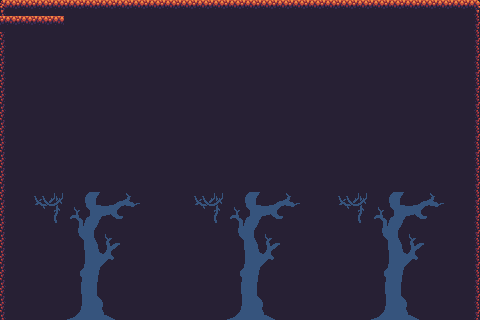

A level layout from a 2D game, rendered from its tile map. Below: a short description, then the map file with its tile-grid data intact:
An orthogonal 30x20 tile map with 16x16 px tiles, 3 tile layers (Background, background2, floor), 2 tilesets and 2 objects (Col, Player).

<map version="1.10" tiledversion="1.11.2" orientation="orthogonal" renderorder="right-down" width="30" height="20" tilewidth="16" tileheight="16" infinite="0" nextlayerid="7" nextobjectid="3">
 <tileset firstgid="1" source="world_tileset.tsx" />
 <tileset firstgid="257" source="sheet1.tsx" />
 <layer id="1" name="Background" width="30" height="20">
  <data encoding="csv">
285,285,285,285,285,285,285,285,285,285,285,285,285,285,285,285,285,285,285,285,285,285,285,285,285,285,285,285,285,285,
285,285,285,285,285,285,285,285,285,285,285,285,285,285,285,285,285,285,285,285,285,285,285,285,285,285,285,285,285,285,
285,285,285,285,285,285,285,285,285,285,285,285,285,285,285,285,285,285,285,285,285,285,285,285,285,285,285,285,285,285,
285,285,285,285,285,285,285,285,285,285,285,285,285,285,285,285,285,285,285,285,285,285,285,285,285,285,285,285,285,285,
285,285,285,285,285,285,285,285,285,285,285,285,285,285,285,285,285,285,285,285,285,285,285,285,285,285,285,285,285,285,
285,285,285,285,285,285,285,285,285,285,285,285,285,285,285,285,285,285,285,285,285,285,285,285,285,285,285,285,285,285,
285,285,285,285,285,285,285,285,285,285,285,285,285,285,285,285,285,285,285,285,285,285,285,285,285,285,285,285,285,285,
285,285,285,285,285,285,285,285,285,285,285,285,285,285,285,285,285,285,285,285,285,285,285,285,285,285,285,285,285,285,
285,285,285,285,285,285,285,285,285,285,285,285,285,285,285,285,285,285,285,285,285,285,285,285,285,285,285,285,285,285,
285,285,285,285,285,285,285,285,285,285,285,285,285,285,285,285,285,285,285,285,285,285,285,285,285,285,285,285,285,285,
285,285,285,285,285,285,285,285,285,285,285,285,285,285,285,285,285,285,285,285,285,285,285,285,285,285,285,285,285,285,
285,285,285,285,285,285,285,285,285,285,285,285,285,285,285,285,285,285,285,285,285,285,285,285,285,285,285,285,285,285,
285,285,285,285,285,285,285,285,285,285,285,285,285,285,285,285,285,285,285,285,285,285,285,285,285,285,285,285,285,285,
285,285,285,285,285,285,285,285,285,285,285,285,285,285,285,285,285,285,285,285,285,285,285,285,285,285,285,285,285,285,
285,285,285,285,285,285,285,285,285,285,285,285,285,285,285,285,285,285,285,285,285,285,285,285,285,285,285,285,285,285,
285,285,285,285,285,285,285,285,285,285,285,285,285,285,285,285,285,285,285,285,285,285,285,285,285,285,285,285,285,285,
285,285,285,285,285,285,285,285,285,285,285,285,285,285,285,285,285,285,285,285,285,285,285,285,285,285,285,285,285,285,
285,285,285,285,285,285,285,285,285,285,285,285,285,285,285,285,285,285,285,285,285,285,285,285,285,285,285,285,285,285,
285,285,285,285,285,285,285,285,285,285,285,285,285,285,285,285,285,285,285,285,285,285,285,285,285,285,285,285,285,285,
285,285,285,285,285,285,285,285,285,285,285,285,285,285,285,285,285,285,285,285,285,285,285,285,285,285,285,285,285,285
</data>
 </layer>
 <layer id="2" name="background2" width="30" height="20">
  <data encoding="csv">
267,268,268,268,268,268,268,268,268,268,268,268,268,268,268,268,268,268,268,268,268,268,268,268,268,268,268,268,268,269,
284,0,0,0,0,0,0,0,0,0,0,0,0,0,0,0,0,0,0,0,0,0,0,0,0,0,0,0,0,286,
284,0,0,0,0,0,0,0,0,0,0,0,0,0,0,0,0,0,0,0,0,0,0,0,0,0,0,0,0,286,
284,0,0,0,0,0,0,0,0,0,0,0,0,0,0,0,0,0,0,0,0,0,0,0,0,0,0,0,0,286,
284,0,0,0,0,0,0,0,0,0,0,0,0,0,0,0,0,0,0,0,0,0,0,0,0,0,0,0,0,286,
284,0,0,0,0,0,0,0,0,0,0,0,0,0,0,0,0,0,0,0,0,0,0,0,0,0,0,0,0,286,
284,0,0,0,0,0,0,0,0,0,0,0,0,0,0,0,0,0,0,0,0,0,0,0,0,0,0,0,0,286,
284,0,0,0,0,0,0,0,0,0,0,0,0,0,0,0,0,0,0,0,0,0,0,0,0,0,0,0,0,286,
284,0,0,0,0,0,0,0,0,0,0,0,0,0,0,0,0,0,0,0,0,0,0,0,0,0,0,0,0,286,
284,0,0,0,0,0,0,0,0,0,0,0,0,0,0,0,0,0,0,0,0,0,0,0,0,0,0,0,0,286,
284,0,0,0,0,0,0,0,0,0,0,0,0,0,0,0,0,0,0,0,0,0,0,0,0,0,0,0,0,286,
284,0,0,0,0,0,0,0,0,0,0,0,0,0,0,0,0,0,0,0,0,0,0,0,0,0,0,0,0,286,
284,0,257,258,259,260,261,262,263,0,0,0,257,258,259,260,261,262,263,0,0,257,258,259,260,261,262,263,0,286,
284,0,274,275,276,277,278,279,280,0,0,0,274,275,276,277,278,279,280,0,0,274,275,276,277,278,279,280,0,286,
284,0,291,292,293,294,295,296,297,0,0,0,291,292,293,294,295,296,297,0,0,291,292,293,294,295,296,297,0,286,
284,0,308,309,310,311,312,313,314,0,0,0,308,309,310,311,312,313,314,0,0,308,309,310,311,312,313,314,0,286,
284,0,325,326,327,328,329,330,331,0,0,0,325,326,327,328,329,330,331,0,0,325,326,327,328,329,330,331,0,286,
284,0,342,343,344,345,346,347,348,0,0,0,342,343,344,345,346,347,348,0,0,342,343,344,345,346,347,348,0,286,
284,0,359,360,361,362,363,364,365,0,0,0,359,360,361,362,363,364,365,0,0,359,360,361,362,363,364,365,0,286,
284,0,376,377,378,379,380,381,382,0,0,0,376,377,378,379,380,381,382,0,0,376,377,378,379,380,381,382,0,286
</data>
 </layer>
 <layer id="4" name="floor" width="30" height="20">
  <data encoding="csv">
0,0,0,0,0,0,0,0,0,0,0,0,0,0,0,0,0,0,0,0,0,0,0,0,0,0,0,0,0,0,
268,268,268,268,0,0,0,0,0,0,0,0,0,0,0,0,0,0,0,0,0,0,0,0,0,0,0,0,0,0,
0,0,0,0,0,0,0,0,0,0,0,0,0,0,0,0,0,0,0,0,0,0,0,0,0,0,0,0,0,0,
0,0,0,0,0,0,0,0,0,0,0,0,0,0,0,0,0,0,0,0,0,0,0,0,0,0,0,0,0,0,
0,0,0,0,0,0,0,0,0,0,0,0,0,0,0,0,0,0,0,0,0,0,0,0,0,0,0,0,0,0,
0,0,0,0,0,0,0,0,0,0,0,0,0,0,0,0,0,0,0,0,0,0,0,0,0,0,0,0,0,0,
0,0,0,0,0,0,0,0,0,0,0,0,0,0,0,0,0,0,0,0,0,0,0,0,0,0,0,0,0,0,
0,0,0,0,0,0,0,0,0,0,0,0,0,0,0,0,0,0,0,0,0,0,0,0,0,0,0,0,0,0,
0,0,0,0,0,0,0,0,0,0,0,0,0,0,0,0,0,0,0,0,0,0,0,0,0,0,0,0,0,0,
0,0,0,0,0,0,0,0,0,0,0,0,0,0,0,0,0,0,0,0,0,0,0,0,0,0,0,0,0,0,
0,0,0,0,0,0,0,0,0,0,0,0,0,0,0,0,0,0,0,0,0,0,0,0,0,0,0,0,0,0,
0,0,0,0,0,0,0,0,0,0,0,0,0,0,0,0,0,0,0,0,0,0,0,0,0,0,0,0,0,0,
0,0,0,0,0,0,0,0,0,0,0,0,0,0,0,0,0,0,0,0,0,0,0,0,0,0,0,0,0,0,
0,0,0,0,0,0,0,0,0,0,0,0,0,0,0,0,0,0,0,0,0,0,0,0,0,0,0,0,0,0,
0,0,0,0,0,0,0,0,0,0,0,0,0,0,0,0,0,0,0,0,0,0,0,0,0,0,0,0,0,0,
0,0,0,0,0,0,0,0,0,0,0,0,0,0,0,0,0,0,0,0,0,0,0,0,0,0,0,0,0,0,
0,0,0,0,0,0,0,0,0,0,0,0,0,0,0,0,0,0,0,0,0,0,0,0,0,0,0,0,0,0,
0,0,0,0,0,0,0,0,0,0,0,0,0,0,0,0,0,0,0,0,0,0,0,0,0,0,0,0,0,0,
0,0,0,0,0,0,0,0,0,0,0,0,0,0,0,0,0,0,0,0,0,0,0,0,0,0,0,0,0,0,
0,0,0,0,0,0,0,0,0,0,0,0,0,0,0,0,0,0,0,0,0,0,0,0,0,0,0,0,0,0
</data>
 </layer>
 <objectgroup id="5" name="Collision">
  <object id="2" name="Col" x="4.375" y="16.375" width="59.375" height="3.875" />
 </objectgroup>
 <objectgroup id="6" name="Player">
  <object id="1" name="Player" x="10" y="12.625">
   <point />
  </object>
 </objectgroup>
</map>
